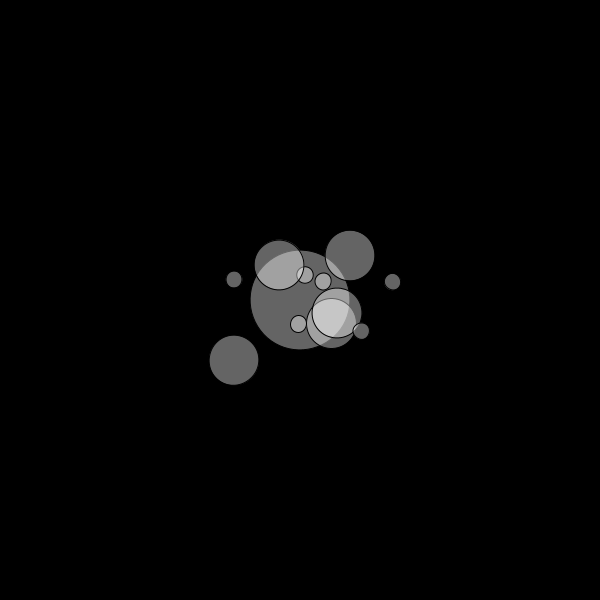
Frame 1 (no input)
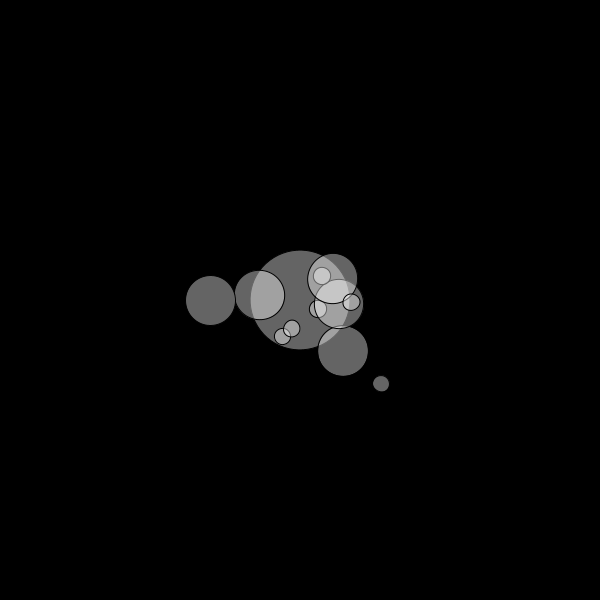
Frame 60 (the mouse pressed at the canvas centre just before this capture)
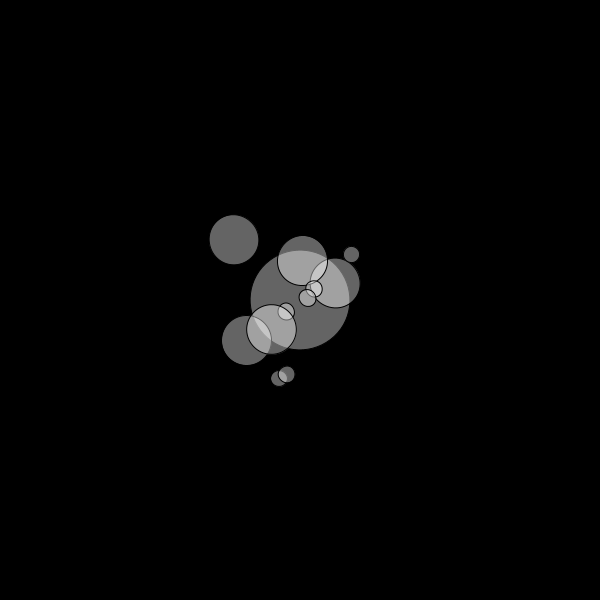
Frame 120 (the mouse held since frame 60 and released just before this capture)

The Processing sketch that drew these frames (run headless with seeded random() and noise(); from frame 60 on, the mouse is pressed at the canvas centre):

// Processing sketch: SolarSystemGenerator
// ── SolarSystemGenerator.pde
Planet sun;

void setup(){
  size(600,600);
  sun = new Planet(50,0,0);
  sun.spawnMoons(5,2);
}

void draw(){
  background(0);
  translate(width/2,height/2);
  sun.show();
  sun.orbit();
}

// ── Planet.pde
class Planet{
 float radius;
 float angle;
 float distance;
 float orbitSpeed;
 Planet[] planets;
 
 Planet(float r,float d,float o){
   radius = r;
   distance = d;
   angle = random(2*PI);
   orbitSpeed = o;
   
   }
   void orbit()
   {
     angle = angle + orbitSpeed;
     if(planets!= null){
      for(int i = 0; i<planets.length;i++){
       planets[i].orbit();
       }
     }
   }
   
   void spawnMoons(int total,int level){
     planets = new Planet[total];
     for(int i = 0; i<planets.length;i++){
       float r = radius/level;
       float d = random(75,300);
       float o = random(-0.03,0.03);
       
       planets[i] = new Planet(r,d/level,o);
       
       if(level <3){    
         planets[i].spawnMoons(int(random(0,3)) ,level+1);
       }
     }
   }
   
   
   void show(){
     pushMatrix();
     fill(255,100);
     rotate(angle);  
     translate(distance,0);
      
     ellipse(0,0, radius*2,radius*2);
     
     if(planets!= null){
     
       for(int i = 0; i<planets.length;i++){
       
         planets[i].show();
     
       }
     }
     popMatrix();
   }
}
